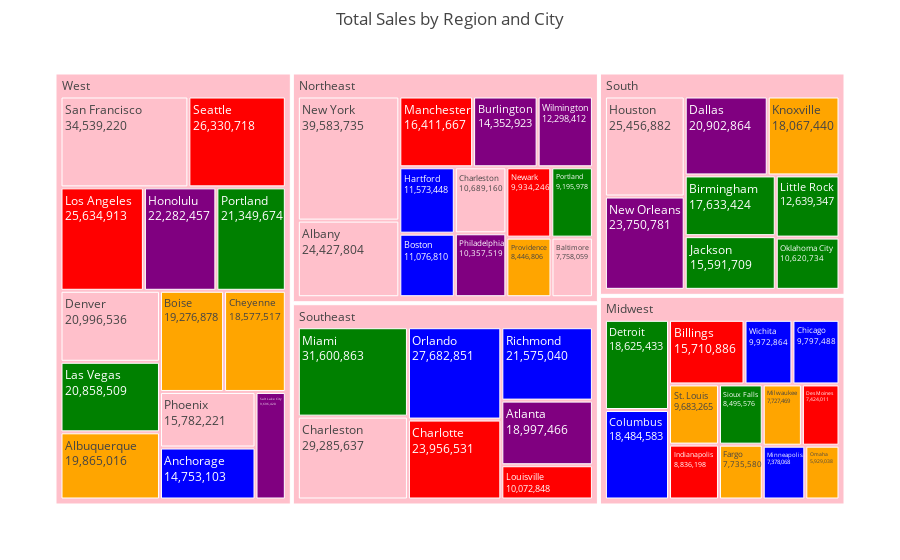

Notebook code cell kept with this figure:
### Code cell
import plotly.express as px

# ... (rest of your code)

fig = px.treemap(df, path=['Region', 'City'], 
                 values='TotalSales',
                color='City',  # Color nodes by region
                hover_name='TotalSales',
                hover_data=['TotalSales'],  # Show relevant data on hover
                title='Total Sales by Region and City',
                color_discrete_sequence=['pink', 'red', 'green', 'orange', 'blue', 'purple']
            )  # Customize color palette
fig.update_traces(textinfo="label+value")
fig.update_layout(margin=dict(t=50, l=50, r=50, b=50))  # Adjust margins for better readability

fig.show()

### Figure 1 — Plotly figure (JSON) as saved in the notebook; plotly's stock layout.template omitted (floating-point values rounded to 4 significant figures)
{"data": [{"branchvalues": "total", "customdata": [[24430000.0, "Albany"], [16410000.0, "Manchester"], [31600000.0, "Miami"], [7727469, "Milwaukee"], [7378068, "Minneapolis"], [23750000.0, "New Orleans"], [39583735, "New York"], [9934246, "Newark"], [10620734, "Oklahoma City"], [5929038, "Omaha"], [27682851, "Orlando"], [10357519, "Philadelphia"], [15780000.0, "Phoenix"], [10072848, "Louisville"], [9195978, "Portland"], [8446806, "Providence"], [21575040, "Richmond"], [9696420, "Salt Lake City"], [34539220, "San Francisco"], [26330000.0, "Seattle"], [8495576, "Sioux Falls"], [9683265, "St. Louis"], [9972864, "Wichita"], [12298412, "Wilmington"], [135800459, "(?)"], [186106567, "(?)"], [144663181, "(?)"], [21349674, "Portland"], [163171236, "(?)"], [25634913, "Los Angeles"], [20858509, "Las Vegas"], [19870000.0, "Albuquerque"], [14750000.0, "Anchorage"], [18997466, "Atlanta"], [7758059, "Baltimore"], [15710886, "Billings"], [17633424, "Birmingham"], [19276878, "Boise"], [11076810, "Boston"], [14352923, "Burlington"], [10689160, "Charleston"], [29285637, "Charleston"], [23956531, "Charlotte"], [12639347, "Little Rock"], [18577517, "Cheyenne"], [18484583, "Columbus"], [20902864, "Dallas"], [20996536, "Denver"], [7424011, "Des Moines"], [18625433, "Detroit"], [7735580, "Fargo"], [11573448, "Hartford"], [22282457, "Honolulu"], [25456882, "Houston"], [8836198, "Indianapolis"], [15590000.0, "Jackson"], [18067440, "Knoxville"], [9797488, "Chicago"], [269943182, "(?)"]], "domain": {"x": [0, 1], "y": [0, 1]}, "hovertemplate": "<b>%{hovertext}</b><br><br>labels=%{label}<br>TotalSales=%{customdata[0]}<br>parent=%{parent}<br>id=%{id}<br>City=%{customdata[1]}<extra></extra>", "hovertext": [24430000.0, 16410000.0, 31600000.0, 7727469, 7378068, 23750000.0, 39583735, 9934246, 10620734, 5929038, 27682851, 10357519, 15780000.0, 10072848, 9195978, 8446806, 21575040, 9696420, 34539220, 26330000.0, 8495576, 9683265, 9972864, 12298412, 135800459, 186106567, 144663181, 21349674, 163171236, 25634913, 20858509, 19870000.0, 14750000.0, 18997466, 7758059, 15710886, 17633424, 19276878, 11076810, 14352923, 10689160, 29285637, 23956531, 12639347, 18577517, 18484583, 20902864, 20996536, 7424011, 18625433, 7735580, 11573448, 22282457, 25456882, 8836198, 15590000.0, 18067440, 9797488, 269943182], "ids": ["Northeast/Albany", "Northeast/Manchester", "Southeast/Miami", "Midwest/Milwaukee", "Midwest/Minneapolis", "South/New Orleans", "Northeast/New York", "Northeast/Newark", "South/Oklahoma City", "Midwest/Omaha", "Southeast/Orlando", "Northeast/Philadelphia", "West/Phoenix", "Southeast/Louisville", "Northeast/Portland", "Northeast/Providence", "Southeast/Richmond", "West/Salt Lake City", "West/San Francisco", "West/Seattle", "Midwest/Sioux Falls", "Midwest/St. Louis", "Midwest/Wichita", "Northeast/Wilmington", "Midwest", "Northeast", "South", "West/Portland", "Southeast", "West/Los Angeles", "West/Las Vegas", "West/Albuquerque", "West/Anchorage", "Southeast/Atlanta", "Northeast/Baltimore", "Midwest/Billings", "South/Birmingham", "West/Boise", "Northeast/Boston", "Northeast/Burlington", "Northeast/Charleston", "Southeast/Charleston", "Southeast/Charlotte", "South/Little Rock", "West/Cheyenne", "Midwest/Columbus", "South/Dallas", "West/Denver", "Midwest/Des Moines", "Midwest/Detroit", "Midwest/Fargo", "Northeast/Hartford", "West/Honolulu", "South/Houston", "Midwest/Indianapolis", "South/Jackson", "South/Knoxville", "Midwest/Chicago", "West"], "labels": ["Albany", "Manchester", "Miami", "Milwaukee", "Minneapolis", "New Orleans", "New York", "Newark", "Oklahoma City", "Omaha", "Orlando", "Philadelphia", "Phoenix", "Louisville", "Portland", "Providence", "Richmond", "Salt Lake City", "San Francisco", "Seattle", "Sioux Falls", "St. Louis", "Wichita", "Wilmington", "Midwest", "Northeast", "South", "Portland", "Southeast", "Los Angeles", "Las Vegas", "Albuquerque", "Anchorage", "Atlanta", "Baltimore", "Billings", "Birmingham", "Boise", "Boston", "Burlington", "Charleston", "Charleston", "Charlotte", "Little Rock", "Cheyenne", "Columbus", "Dallas", "Denver", "Des Moines", "Detroit", "Fargo", "Hartford", "Honolulu", "Houston", "Indianapolis", "Jackson", "Knoxville", "Chicago", "West"], "marker": {"colors": ["pink", "red", "green", "orange", "blue", "purple", "pink", "red", "green", "orange", "blue", "purple", "pink", "red", "green", "orange", "blue", "purple", "pink", "red", "green", "orange", "blue", "purple", "pink", "pink", "pink", "green", "pink", "red", "green", "orange", "blue", "purple", "pink", "red", "green", "orange", "blue", "purple", "pink", "pink", "red", "green", "orange", "blue", "purple", "pink", "red", "green", "orange", "blue", "purple", "pink", "red", "green", "orange", "blue", "pink"]}, "name": "", "parents": ["Northeast", "Northeast", "Southeast", "Midwest", "Midwest", "South", "Northeast", "Northeast", "South", "Midwest", "Southeast", "Northeast", "West", "Southeast", "Northeast", "Northeast", "Southeast", "West", "West", "West", "Midwest", "Midwest", "Midwest", "Northeast", "", "", "", "West", "", "West", "West", "West", "West", "Southeast", "Northeast", "Midwest", "South", "West", "Northeast", "Northeast", "Northeast", "Southeast", "Southeast", "South", "West", "Midwest", "South", "West", "Midwest", "Midwest", "Midwest", "Northeast", "West", "South", "Midwest", "South", "South", "Midwest", ""], "textinfo": "label+value", "type": "treemap", "values": [24430000.0, 16410000.0, 31600000.0, 7727469, 7378068, 23750000.0, 39583735, 9934246, 10620734, 5929038, 27682851, 10357519, 15780000.0, 10072848, 9195978, 8446806, 21575040, 9696420, 34539220, 26330000.0, 8495576, 9683265, 9972864, 12298412, 135800459, 186106567, 144663181, 21349674, 163171236, 25634913, 20858509, 19870000.0, 14750000.0, 18997466, 7758059, 15710886, 17633424, 19276878, 11076810, 14352923, 10689160, 29285637, 23956531, 12639347, 18577517, 18484583, 20902864, 20996536, 7424011, 18625433, 7735580, 11573448, 22282457, 25456882, 8836198, 15590000.0, 18067440, 9797488, 269943182]}], "layout": {"legend": {"tracegroupgap": 0}, "margin": {"b": 50, "l": 50, "r": 50, "t": 50}, "title": {"text": "Total Sales by Region and City"}, "treemapcolorway": ["pink", "red", "green", "orange", "blue", "purple"]}}
